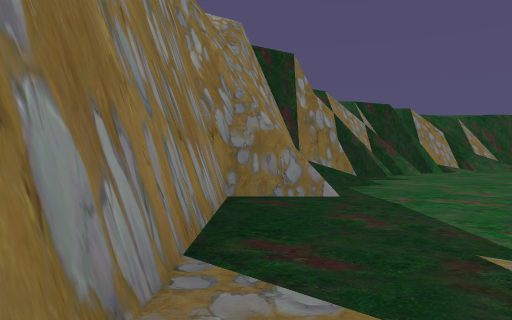
[1] (above)

13 first-person views from a walk through a Unity game level. The camera is 1.3 m above the floor, looks level and sees 70° across. The floor is counted in squares, 2 m on a side. Each view is taken from the middle of a square. On the plan, view 1 faces up. The plan holds only what a view shows up to about 11 squares ahead; the rest is blank. The place goes on beyond the plan.

[2]
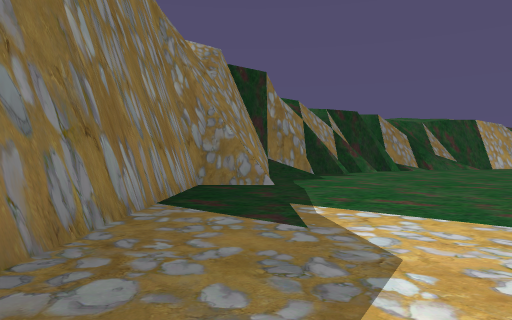

[3]
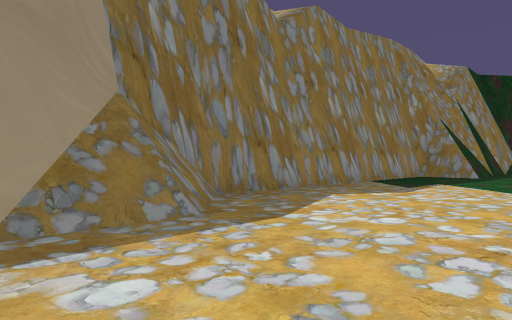

[4]
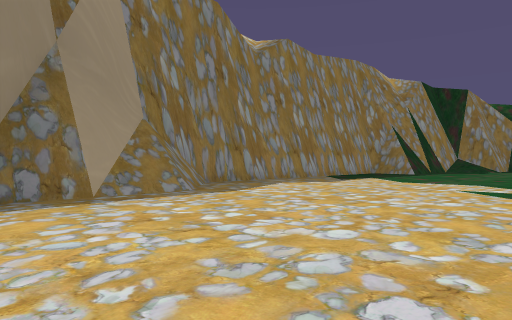

[5]
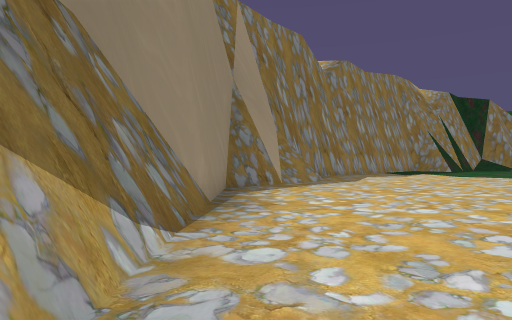

[6]
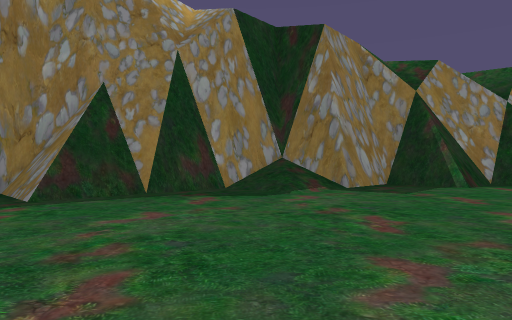

[7]
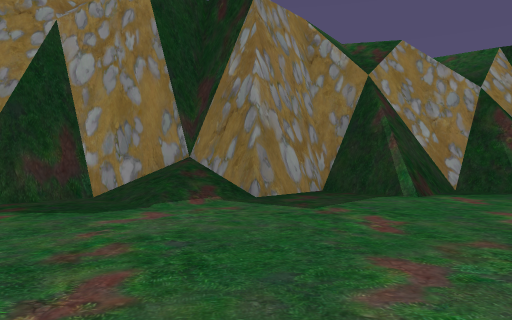

[8]
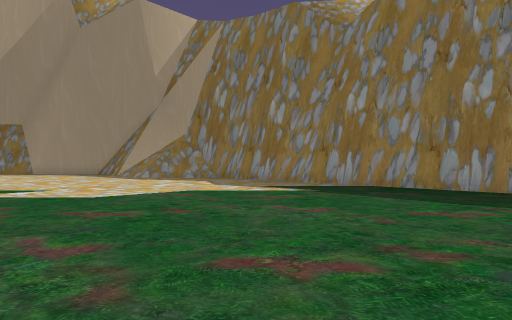

[9]
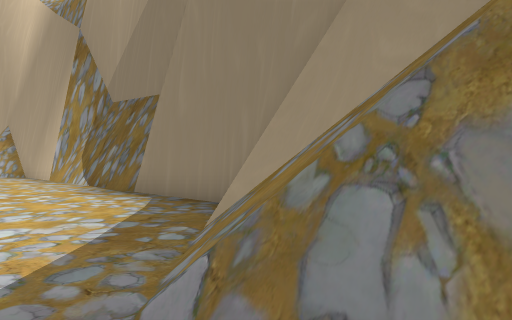

[10]
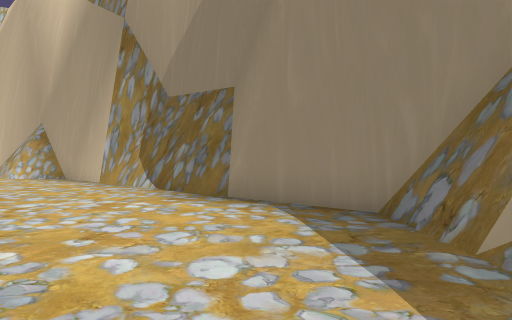

[11]
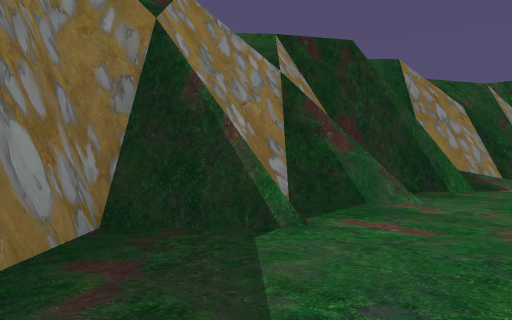

[12]
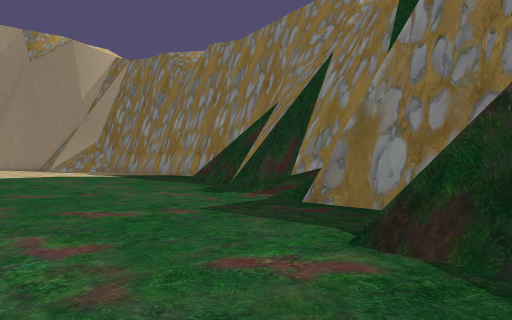

[13]
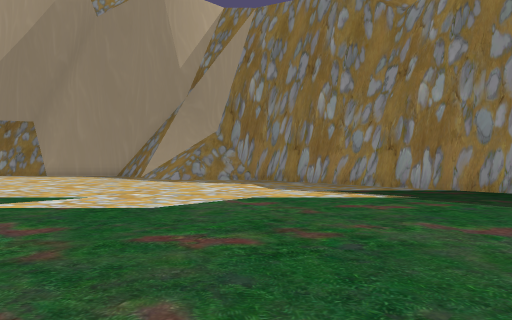

### Floor plan
Points are (right, up) in squares from view 1. A wall is a line through its corners. A room is listed if a view was taken in it or the views show most of it. See-through windows are left out.
Room 1 (views 1, 2, 3, 4, 5, 6, 7, 8, 9, 10, 11, 12, 13)
walls: (-0.8, 0.6) (-0.8, -1.3); (-0.8, -1.1) (-0.7, -1.6); (-0.7, -3.4) (-0.4, -4.5); (0.8, 6.9) (-0.6, 6.9); (-0.5, -4.1) (0.1, -4.8); (-0.8, -4.5) (-0.3, -6.2); (-0.6, 7.1) (-0.6, -3.7) (1.2, -5.6); (-0.4, -5.5) (0.6, -7.6); (1.1, 8.6) (1.1, 7.1); (-0.7, -5.4) (-0.4, -6.5); (1.3, 8.8) (1.1, 8.4); (0.2, -6.2) (0.8, -7.5); (-0.5, -5.7) (0.2, -7.5); (0.5, -6.5) (1, -7.6); (0.9, -6.9) (1.2, -7.6); (-0.5, -6.3) (-0.2, -7); (1.3, -7.4) (1.3, -9.5) (7.9, -16.1); (1.1, -7.4) (1.1, -9.1) (1.4, -9.6); (1.3, 10.6) (1.3, 6.9); (1.3, 10.9) (1.1, 10.4) (1.1, 8.9) (0.8, 8.4) (0.8, 7.1) (-0.5, 7.1) (-0.8, 6.7); (3.2, 12.9) (1.2, 12.5); (1.5, 12.6) (1.2, 10.6); (2.3, 12.9) (1.3, 12.8) (1.1, 11.6); (3.3, -11.4) (3.5, -12.1) (7, -15.5) (7.6, -15.8); (4.9, 14.8) (3.2, 14.8); (3.6, 14.9) (3.2, 14.6) (3.2, 12.6); (3.6, 15.1) (3.2, 14.8); (3.4, 15.1) (3.4, 12.7); (5.1, 16.9) (5.1, 15.1); (7.2, 16.8) (5.1, 16.8); (5.6, 17.2) (5.2, 16.9) (5, 16.5); (7, 17.1) (4.9, 17.1) (4.9, 15.1) (3.2, 15.1); (8.5, 18.9) (7.4, 18.9)
low walls: (1.1, 6.7) (-0.6, 6.7); (1.5, 11.2) (1.4, 10.5); (3.2, 12.6) (2.6, 12.5); (5.1, 14.7) (3.2, 14.7); (7.5, 16.7) (4.9, 16.7); (5.4, 17.1) (5.4, 14.8); (8.5, 18.7) (7.8, 18.7)

Positions as (right, up) in squares from view 1, and headings:
1: (0, 0), facing up
2: (1, -3), facing up
3: (5, -8), facing up-left
4: (8, -10), facing up-left
5: (8, -15), facing up-left
6: (8, 5), facing up-left
7: (8, 8), facing up-left
8: (8, 7), facing down-left
9: (1, -4), facing down
10: (3, -5), facing down
11: (5, 11), facing up
12: (8, 16), facing down-left
13: (8, 5), facing down-left
